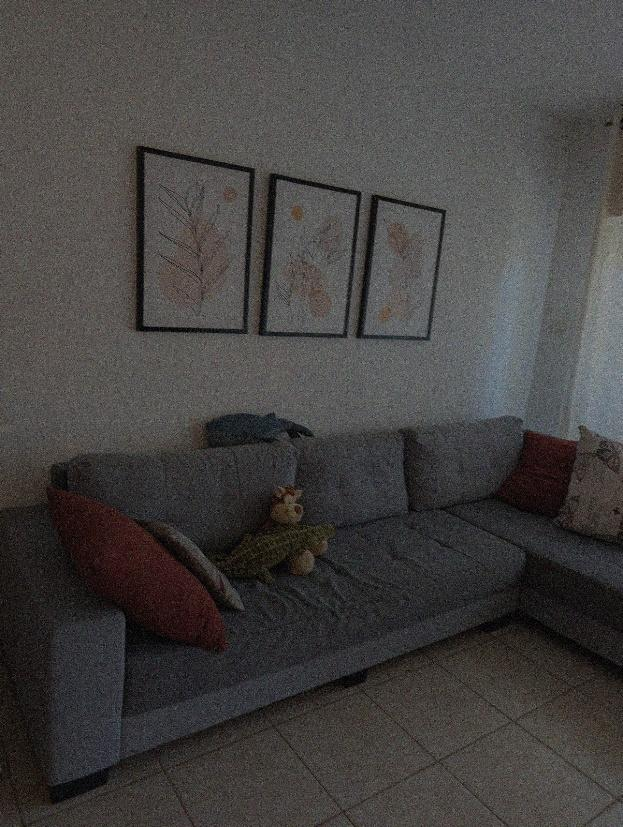
#> input picture docs/images/01_degraded_input_room.jpg, 623 x 827 px, found by its file name
$ python create_comparison_cards.py
#> lines starting #> are read from the running program, lines starting #| are printed output that depends on the picture
"""
Generate polished Before & After comparison visual cards for README.md.
"""

from PIL import Image, ImageDraw, ImageFont
from pathlib import Path

img_dir = Path("docs/images")

def add_header(img: Image.Image, title: str, bg_color=(30, 30, 30), text_color=(255, 255, 255)) -> Image.Image:
    header_height = 40
    new_img = Image.new("RGB", (img.width, img.height + header_height), bg_color)
    new_img.paste(img, (0, header_height))
    draw = ImageDraw.Draw(new_img)
    # Simple default font
    draw.text((15, 10), title, fill=text_color)
    return new_img

def make_side_by_side(
    img1_path: Path,
    title1: str,
    img2_path: Path,
    title2: str,
    out_path: Path,
    target_height: int = 600
):
#> called with title2 = 'REFERENCE: Original Clean Input Scene', target_height = 600
    im1 = Image.open(img1_path).convert("RGB")
#> im1 is the input picture: PIL image 623x827 RGB; mean R, G, B 68.3, 66.1, 65
    im2 = Image.open(img2_path).convert("RGB")
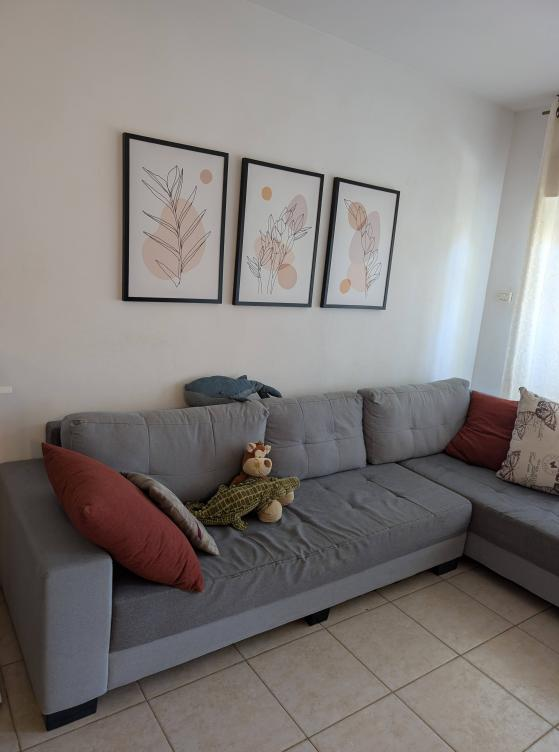
#> input picture docs/images/01_original_input_room.jpg, 559 x 752 px, found by its file name
#> im2 is the input picture: PIL image 559x752 RGB; mean R, G, B 130.3, 125.5, 123.4

    # Resize to common height
    w1 = int(im1.width * (target_height / im1.height))
#> w1 = 451
    im1 = im1.resize((w1, target_height), Image.Resampling.LANCZOS)
#> im1: PIL image 451x600 RGB

    w2 = int(im2.width * (target_height / im2.height))
#> w2 = 446
    im2 = im2.resize((w2, target_height), Image.Resampling.LANCZOS)
#> im2: PIL image 446x600 RGB

    im1_titled = add_header(im1, title1, bg_color=(180, 40, 40))    # Reddish for Degraded
    im2_titled = add_header(im2, title2, bg_color=(30, 130, 60))    # Greenish for Restored/Clean

    gap = 20
    total_w = im1_titled.width + im2_titled.width + gap
#> total_w = 917
    total_h = im1_titled.height
#> total_h = 640

    combined = Image.new("RGB", (total_w, total_h), (240, 240, 240))
#> combined: PIL image 917x640 RGB; every value is 240
    combined.paste(im1_titled, (0, 0))
    combined.paste(im2_titled, (im1_titled.width + gap, 0))

    combined.save(str(out_path), quality=95)
    print(f"Generated side-by-side card: {out_path.name}")

# 1. Input Comparison (Full Scene)
make_side_by_side(
    img_dir / "01_degraded_input_room.jpg",
    "BEFORE: Degraded Input (Low-Light + Blur + Noise)",
    img_dir / "01_original_input_room.jpg",
    "REFERENCE: Original Clean Input Scene",
    img_dir / "comparison_01_scene_before_after.jpg",
    target_height=600
)

# 2. Input Comparison (Picture Frames Close-Up)
make_side_by_side(
    img_dir / "02_degraded_frames_closeup.jpg",
    "BEFORE: Severe Gradient & Edge Degradation",
    img_dir / "02_original_frames_closeup.jpg",
    "REFERENCE: Clean Structural Edges",
    img_dir / "comparison_02_frames_closeup_before_after.jpg",
    target_height=400
)
#> call 2 of make_side_by_side, with title2 = 'REFERENCE: Clean Structural Edges', target_height = 400
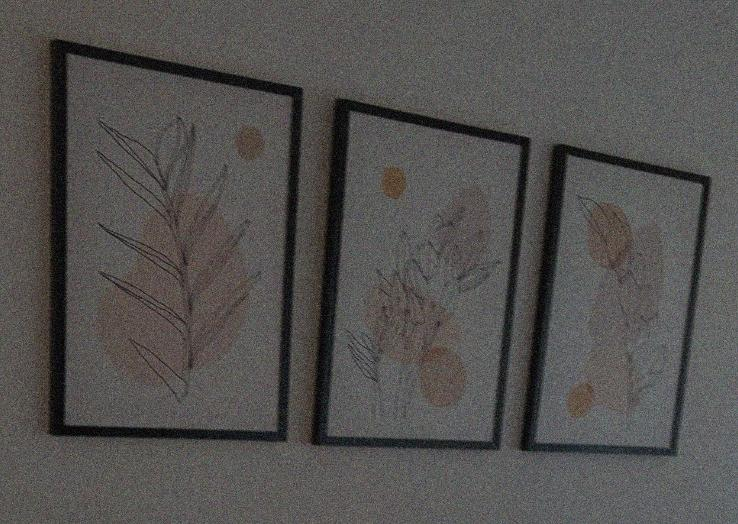
#> input picture docs/images/02_degraded_frames_closeup.jpg, 738 x 524 px, found by its file name
#> in make_side_by_side, im1 is the input picture: PIL image 738x524 RGB; mean R, G, B 82.9, 81, 79.5
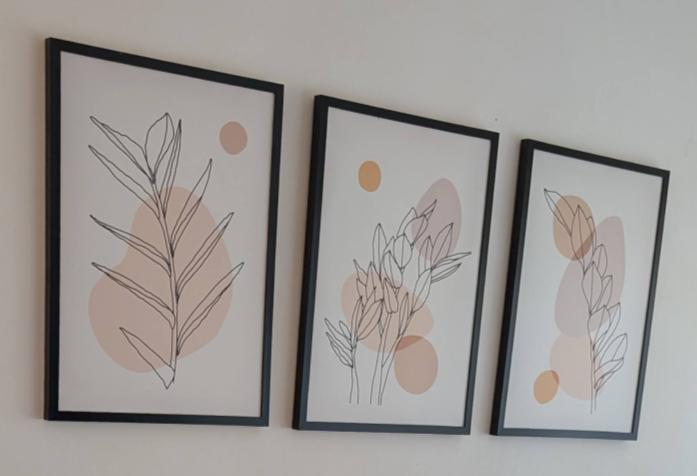
#> input picture docs/images/02_original_frames_closeup.jpg, 697 x 476 px, found by its file name
#> in make_side_by_side, im2 is the input picture: PIL image 697x476 RGB; mean R, G, B 156.3, 152.3, 149.6
#> call 4 of add_header, with title = 'REFERENCE: Clean Structural Edges', bg_color = (30, 130, 60), text_color = (255, 255, 255)
#> in add_header (call 4), `new_img = Image.new("RGB", (img.width, img.height + header_height), bg..`:
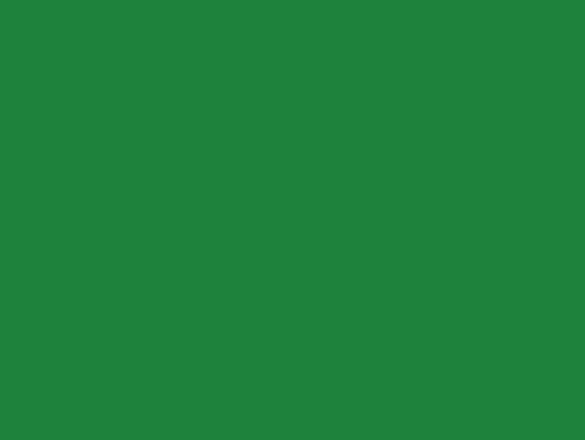
#> new_img: PIL image 585x440 RGB; mean R, G, B 30, 130, 60
#> in add_header (call 4), `new_img.paste(img, (0, header_height))`:
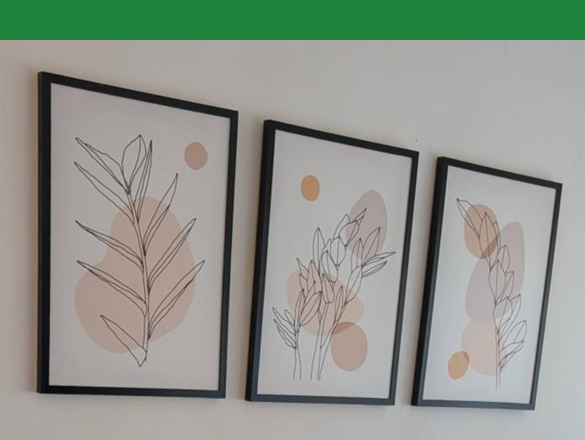
#> new_img: PIL image 585x440 RGB; mean R, G, B 144.8, 150.3, 141.4
#> in make_side_by_side (call 2), `combined = Image.new("RGB", (total_w, total_h), (240, 240, 240))`: combined: PIL image 1168x440 RGB; every value is 240
#> in make_side_by_side (call 2), `combined.paste(im1_titled, (0, 0))`:
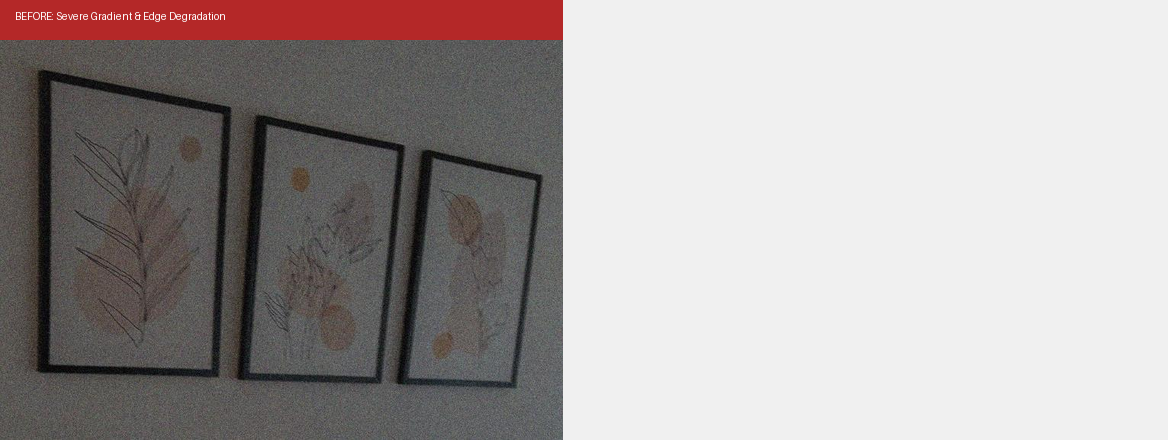
#> combined: PIL image 1168x440 RGB; mean R, G, B 168.6, 161.8, 161.1
#> in make_side_by_side (call 2), `combined.paste(im2_titled, (im1_titled.width + gap, 0))`:
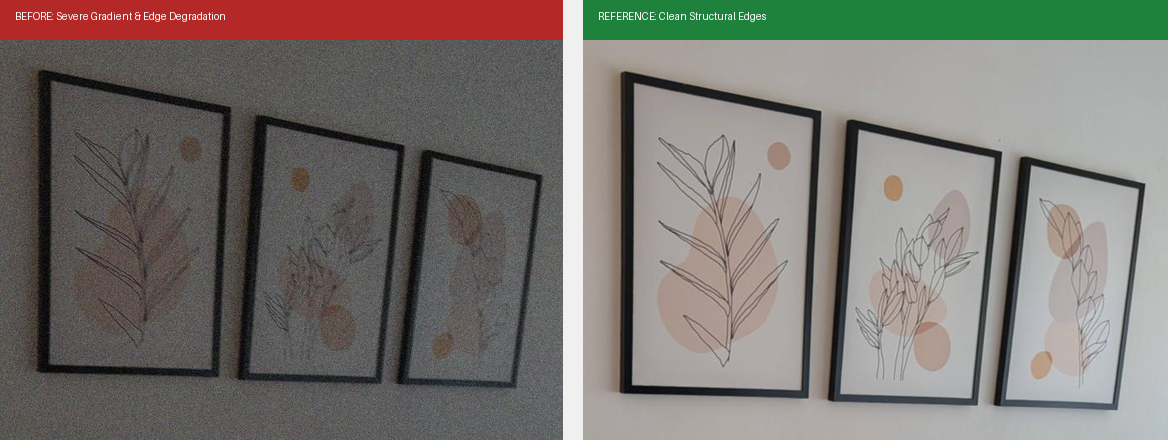
#> combined: PIL image 1168x440 RGB; mean R, G, B 121.1, 117, 111.9

# 3. Dense 3D Point Cloud Comparison (Before vs After)
make_side_by_side(
    img_dir / "06_dense_pointcloud_degraded.jpg",
    "BEFORE: Degraded Baseline Model (118,647 pts - Fragmented)",
    img_dir / "07_dense_pointcloud_integrated_ours.jpg",
    "AFTER: Our Integrated Pipeline (694,216 pts - Dense & Sharp)",
    img_dir / "comparison_03_dense_3d_before_after.jpg",
    target_height=650
)
#> (the run stopped early here; a loop or call above may not have finished)
